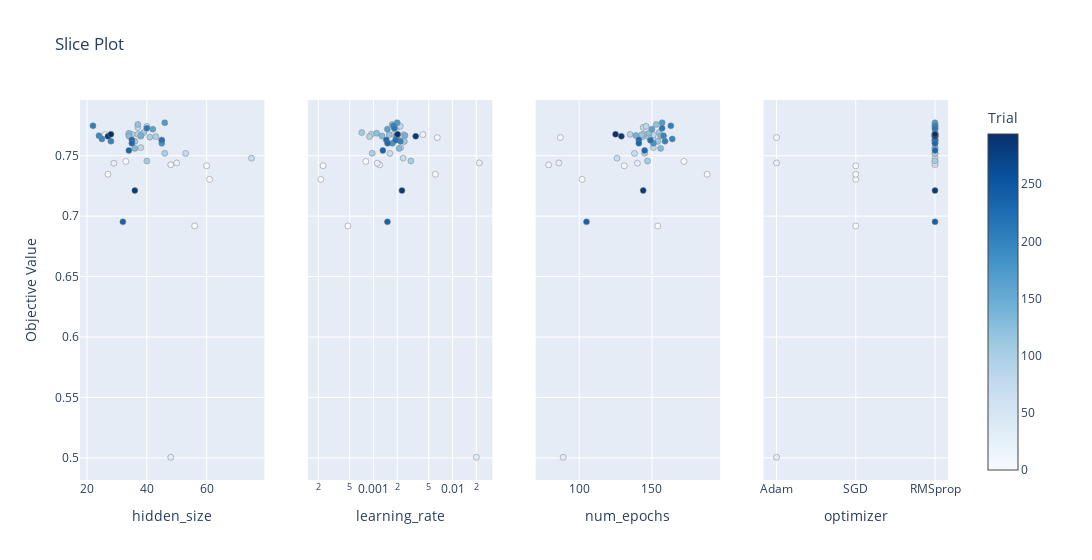

Notebook code cell kept with this figure:
### Code cell
trainer.plot_slice(params=['learning_rate' , 'hidden_size' , 'num_epochs' , 'optimizer'])

### Figure 1 — Plotly figure (JSON) as saved in the notebook; plotly's stock layout.template omitted (floating-point values rounded to 4 significant figures)
{"data": [{"marker": {"color": [0, 1, 2, 3, 4, 8, 14, 18, 20, 27, 31, 69, 72, 77, 78, 79, 80, 81, 82, 89, 94, 96, 97, 102, 104, 108, 112, 115, 121, 124, 129, 131, 142, 162, 172, 181, 196, 197, 202, 204, 212, 221, 230, 231, 233, 237, 282, 286, 294], "colorbar": {"title": {"text": "Trial"}, "x": 1, "xpad": 40}, "colorscale": [[0, "rgb(247,251,255)"], [0.125, "rgb(222,235,247)"], [0.25, "rgb(198,219,239)"], [0.375, "rgb(158,202,225)"], [0.5, "rgb(107,174,214)"], [0.625, "rgb(66,146,198)"], [0.75, "rgb(33,113,181)"], [0.875, "rgb(8,81,156)"], [1, "rgb(8,48,107)"]], "line": {"color": "Grey", "width": 0.5}, "showscale": true}, "mode": "markers", "name": "Feasible Trial", "showlegend": false, "type": "scatter", "x": [56, 33, 61, 60, 27, 25, 48, 26, 50, 29, 48, 75, 53, 45, 37, 38, 38, 40, 38, 35, 37, 43, 46, 41, 40, 39, 36, 34, 37, 34, 34, 36, 38, 42, 46, 45, 24, 25, 28, 22, 40, 45, 35, 35, 34, 32, 36, 27, 28], "xaxis": "x", "y": [0.6919, 0.7452, 0.7304, 0.7417, 0.7346, 0.765, 0.7425, 0.7675, 0.744, 0.7438, 0.5005, 0.748, 0.7519, 0.763, 0.7734, 0.766, 0.7673, 0.7744, 0.7567, 0.7676, 0.7678, 0.7658, 0.752, 0.7654, 0.7456, 0.7691, 0.7618, 0.7673, 0.7759, 0.7685, 0.7663, 0.7561, 0.7667, 0.772, 0.7773, 0.7602, 0.7666, 0.7639, 0.762, 0.7747, 0.7727, 0.7628, 0.7631, 0.7603, 0.7544, 0.6953, 0.7212, 0.7661, 0.7677], "yaxis": "y"}, {"marker": {"color": [0, 1, 2, 3, 4, 8, 14, 18, 20, 27, 31, 69, 72, 77, 78, 79, 80, 81, 82, 89, 94, 96, 97, 102, 104, 108, 112, 115, 121, 124, 129, 131, 142, 162, 172, 181, 196, 197, 202, 204, 212, 221, 230, 231, 233, 237, 282, 286, 294], "colorbar": {"title": {"text": "Trial"}, "x": 1, "xpad": 40}, "colorscale": [[0, "rgb(247,251,255)"], [0.125, "rgb(222,235,247)"], [0.25, "rgb(198,219,239)"], [0.375, "rgb(158,202,225)"], [0.5, "rgb(107,174,214)"], [0.625, "rgb(66,146,198)"], [0.75, "rgb(33,113,181)"], [0.875, "rgb(8,81,156)"], [1, "rgb(8,48,107)"]], "line": {"color": "Grey", "width": 0.5}, "showscale": false}, "mode": "markers", "name": "Feasible Trial", "showlegend": false, "type": "scatter", "x": [0.0004731, 0.0008005, 0.0002152, 0.0002298, 0.006075, 0.006415, 0.001194, 0.004216, 0.02186, 0.001119, 0.02006, 0.002373, 0.001614, 0.001915, 0.001971, 0.00206, 0.002402, 0.002181, 0.002209, 0.001795, 0.0009404, 0.000889, 0.0009639, 0.00231, 0.002973, 0.0007097, 0.00246, 0.001577, 0.001726, 0.001095, 0.001278, 0.002109, 0.002499, 0.0015, 0.001994, 0.001739, 0.001956, 0.001942, 0.002188, 0.001788, 0.001836, 0.001905, 0.001452, 0.001508, 0.001314, 0.001499, 0.002291, 0.003422, 0.002018], "xaxis": "x2", "y": [0.6919, 0.7452, 0.7304, 0.7417, 0.7346, 0.765, 0.7425, 0.7675, 0.744, 0.7438, 0.5005, 0.748, 0.7519, 0.763, 0.7734, 0.766, 0.7673, 0.7744, 0.7567, 0.7676, 0.7678, 0.7658, 0.752, 0.7654, 0.7456, 0.7691, 0.7618, 0.7673, 0.7759, 0.7685, 0.7663, 0.7561, 0.7667, 0.772, 0.7773, 0.7602, 0.7666, 0.7639, 0.762, 0.7747, 0.7727, 0.7628, 0.7631, 0.7603, 0.7544, 0.6953, 0.7212, 0.7661, 0.7677], "yaxis": "y2"}, {"marker": {"color": [0, 1, 2, 3, 4, 8, 14, 18, 20, 27, 31, 69, 72, 77, 78, 79, 80, 81, 82, 89, 94, 96, 97, 102, 104, 108, 112, 115, 121, 124, 129, 131, 142, 162, 172, 181, 196, 197, 202, 204, 212, 221, 230, 231, 233, 237, 282, 286, 294], "colorbar": {"title": {"text": "Trial"}, "x": 1, "xpad": 40}, "colorscale": [[0, "rgb(247,251,255)"], [0.125, "rgb(222,235,247)"], [0.25, "rgb(198,219,239)"], [0.375, "rgb(158,202,225)"], [0.5, "rgb(107,174,214)"], [0.625, "rgb(66,146,198)"], [0.75, "rgb(33,113,181)"], [0.875, "rgb(8,81,156)"], [1, "rgb(8,48,107)"]], "line": {"color": "Grey", "width": 0.5}, "showscale": false}, "mode": "markers", "name": "Feasible Trial", "showlegend": false, "type": "scatter", "x": [154, 172, 102, 131, 188, 87, 79, 146, 86, 140, 89, 126, 138, 151, 144, 144, 151, 146, 151, 135, 144, 143, 145, 148, 147, 155, 154, 143, 153, 148, 156, 156, 139, 150, 157, 151, 158, 164, 159, 163, 157, 149, 141, 141, 145, 105, 144, 129, 125], "xaxis": "x3", "y": [0.6919, 0.7452, 0.7304, 0.7417, 0.7346, 0.765, 0.7425, 0.7675, 0.744, 0.7438, 0.5005, 0.748, 0.7519, 0.763, 0.7734, 0.766, 0.7673, 0.7744, 0.7567, 0.7676, 0.7678, 0.7658, 0.752, 0.7654, 0.7456, 0.7691, 0.7618, 0.7673, 0.7759, 0.7685, 0.7663, 0.7561, 0.7667, 0.772, 0.7773, 0.7602, 0.7666, 0.7639, 0.762, 0.7747, 0.7727, 0.7628, 0.7631, 0.7603, 0.7544, 0.6953, 0.7212, 0.7661, 0.7677], "yaxis": "y3"}, {"marker": {"color": [0, 1, 2, 3, 4, 8, 14, 18, 20, 27, 31, 69, 72, 77, 78, 79, 80, 81, 82, 89, 94, 96, 97, 102, 104, 108, 112, 115, 121, 124, 129, 131, 142, 162, 172, 181, 196, 197, 202, 204, 212, 221, 230, 231, 233, 237, 282, 286, 294], "colorbar": {"title": {"text": "Trial"}, "x": 1, "xpad": 40}, "colorscale": [[0, "rgb(247,251,255)"], [0.125, "rgb(222,235,247)"], [0.25, "rgb(198,219,239)"], [0.375, "rgb(158,202,225)"], [0.5, "rgb(107,174,214)"], [0.625, "rgb(66,146,198)"], [0.75, "rgb(33,113,181)"], [0.875, "rgb(8,81,156)"], [1, "rgb(8,48,107)"]], "line": {"color": "Grey", "width": 0.5}, "showscale": false}, "mode": "markers", "name": "Feasible Trial", "showlegend": false, "type": "scatter", "x": ["SGD", "RMSprop", "SGD", "SGD", "SGD", "Adam", "RMSprop", "RMSprop", "Adam", "RMSprop", "Adam", "RMSprop", "RMSprop", "RMSprop", "RMSprop", "RMSprop", "RMSprop", "RMSprop", "RMSprop", "RMSprop", "RMSprop", "RMSprop", "RMSprop", "RMSprop", "RMSprop", "RMSprop", "RMSprop", "RMSprop", "RMSprop", "RMSprop", "RMSprop", "RMSprop", "RMSprop", "RMSprop", "RMSprop", "RMSprop", "RMSprop", "RMSprop", "RMSprop", "RMSprop", "RMSprop", "RMSprop", "RMSprop", "RMSprop", "RMSprop", "RMSprop", "RMSprop", "RMSprop", "RMSprop"], "xaxis": "x4", "y": [0.6919, 0.7452, 0.7304, 0.7417, 0.7346, 0.765, 0.7425, 0.7675, 0.744, 0.7438, 0.5005, 0.748, 0.7519, 0.763, 0.7734, 0.766, 0.7673, 0.7744, 0.7567, 0.7676, 0.7678, 0.7658, 0.752, 0.7654, 0.7456, 0.7691, 0.7618, 0.7673, 0.7759, 0.7685, 0.7663, 0.7561, 0.7667, 0.772, 0.7773, 0.7602, 0.7666, 0.7639, 0.762, 0.7747, 0.7727, 0.7628, 0.7631, 0.7603, 0.7544, 0.6953, 0.7212, 0.7661, 0.7677], "yaxis": "y4"}], "layout": {"title": {"text": "Slice Plot"}, "width": 1200, "xaxis": {"anchor": "y", "domain": [0, 0.2125], "title": {"text": "hidden_size"}}, "xaxis2": {"anchor": "y2", "domain": [0.2625, 0.475], "title": {"text": "learning_rate"}, "type": "log"}, "xaxis3": {"anchor": "y3", "domain": [0.525, 0.7375], "title": {"text": "num_epochs"}}, "xaxis4": {"anchor": "y4", "categoryarray": ["Adam", "SGD", "RMSprop"], "categoryorder": "array", "domain": [0.7875, 1], "title": {"text": "optimizer"}, "type": "category"}, "yaxis": {"anchor": "x", "domain": [0, 1], "title": {"text": "Objective Value"}}, "yaxis2": {"anchor": "x2", "domain": [0, 1], "matches": "y", "showticklabels": false}, "yaxis3": {"anchor": "x3", "domain": [0, 1], "matches": "y", "showticklabels": false}, "yaxis4": {"anchor": "x4", "domain": [0, 1], "matches": "y", "showticklabels": false}}}
